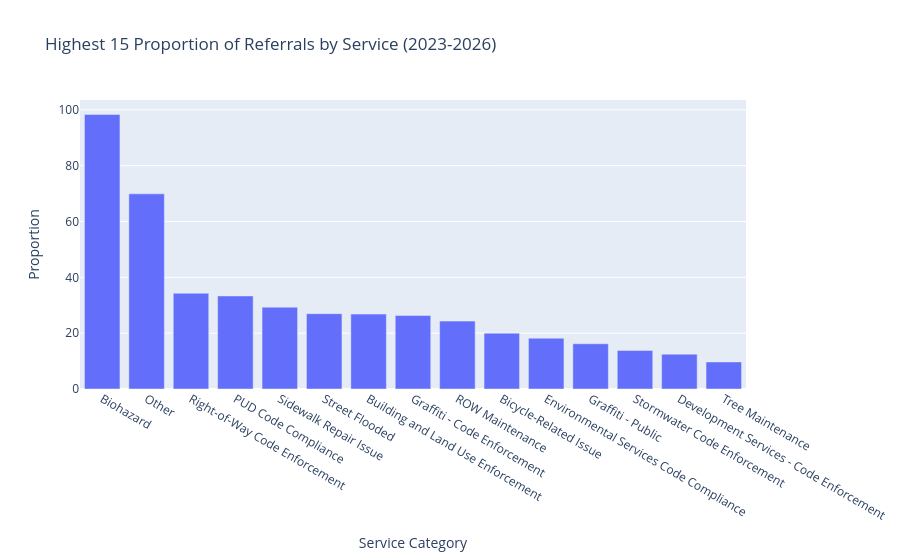

The cell this chart's notebook holds for it:
### Code cell
referrals = datasd\
    .groupby('service_name')['status']\
    .apply(
        lambda t: (t == 'Referred').mean().round(4) * 100
        )\
    .reset_index(name='proportion')\
    .sort_values('proportion', ascending=False)
px.bar(
    referrals[:N],
    x='service_name',
    y='proportion',
    title=f'Highest {N} Proportion of Referrals by Service ({min(years)}-{max(years)})',
    labels={'service_name': 'Service Category', 'proportion': 'Proportion'}
    )

### Figure 1 — Plotly figure (JSON) as saved in the notebook; plotly's stock layout.template omitted (floating-point values rounded to 4 significant figures)
{"data": [{"hovertemplate": "Service Category=%{x}<br>Proportion=%{y}<extra></extra>", "legendgroup": "", "marker": {"color": "#636efa", "pattern": {"shape": ""}}, "name": "", "orientation": "v", "showlegend": false, "textposition": "auto", "type": "bar", "x": ["Biohazard", "Other", "Right-of-Way Code Enforcement", "PUD Code Compliance", "Sidewalk Repair Issue", "Street Flooded", "Building and Land Use Enforcement", "Graffiti - Code Enforcement", "ROW Maintenance", "Bicycle-Related Issue", "Environmental Services Code Compliance", "Graffiti - Public", "Stormwater Code Enforcement", "Development Services - Code Enforcement", "Tree Maintenance"], "xaxis": "x", "y": [98.35, 69.91, 34.3, 33.33, 29.31, 26.98, 26.83, 26.31, 24.32, 20.0, 18.2, 16.21, 13.83, 12.48, 9.69], "yaxis": "y"}], "layout": {"barmode": "relative", "legend": {"tracegroupgap": 0}, "title": {"text": "Highest 15 Proportion of Referrals by Service (2023-2026)"}, "xaxis": {"anchor": "y", "domain": [0, 1], "title": {"text": "Service Category"}}, "yaxis": {"anchor": "x", "domain": [0, 1], "title": {"text": "Proportion"}}}}
